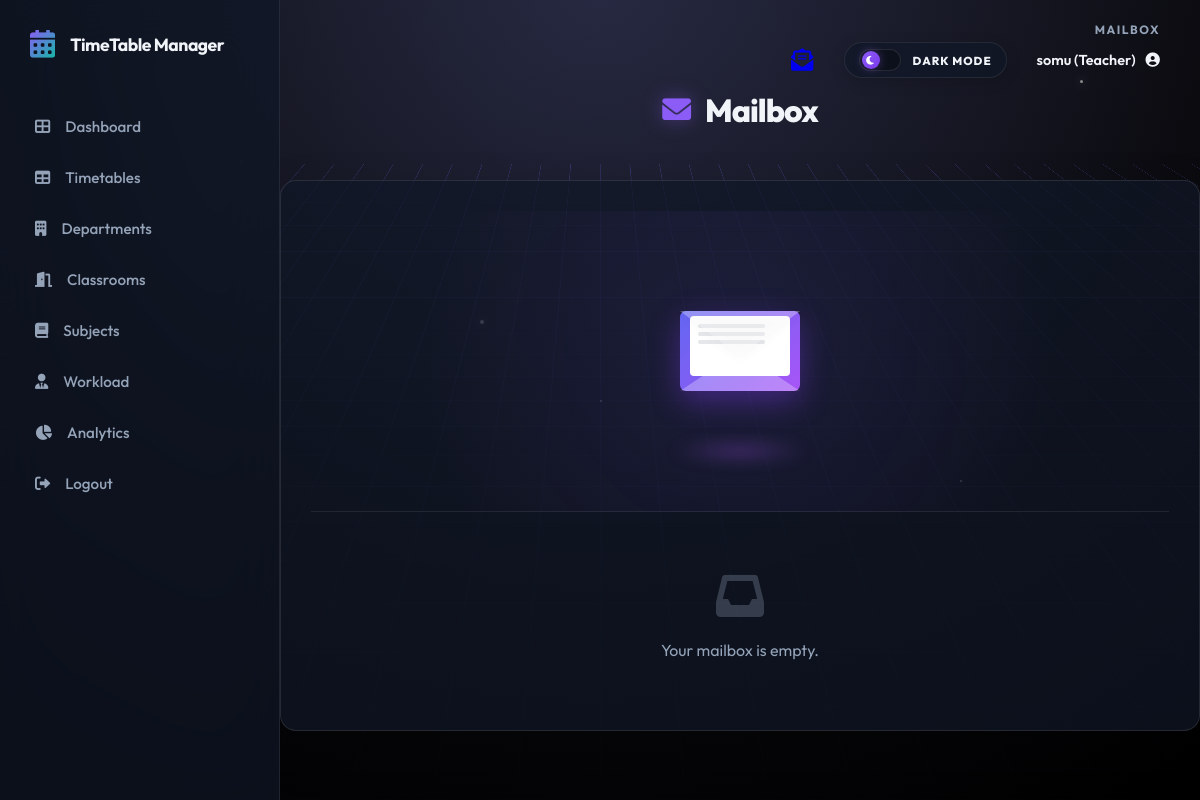
/mailbox (signed in), run on an earlier commit of the app's database.
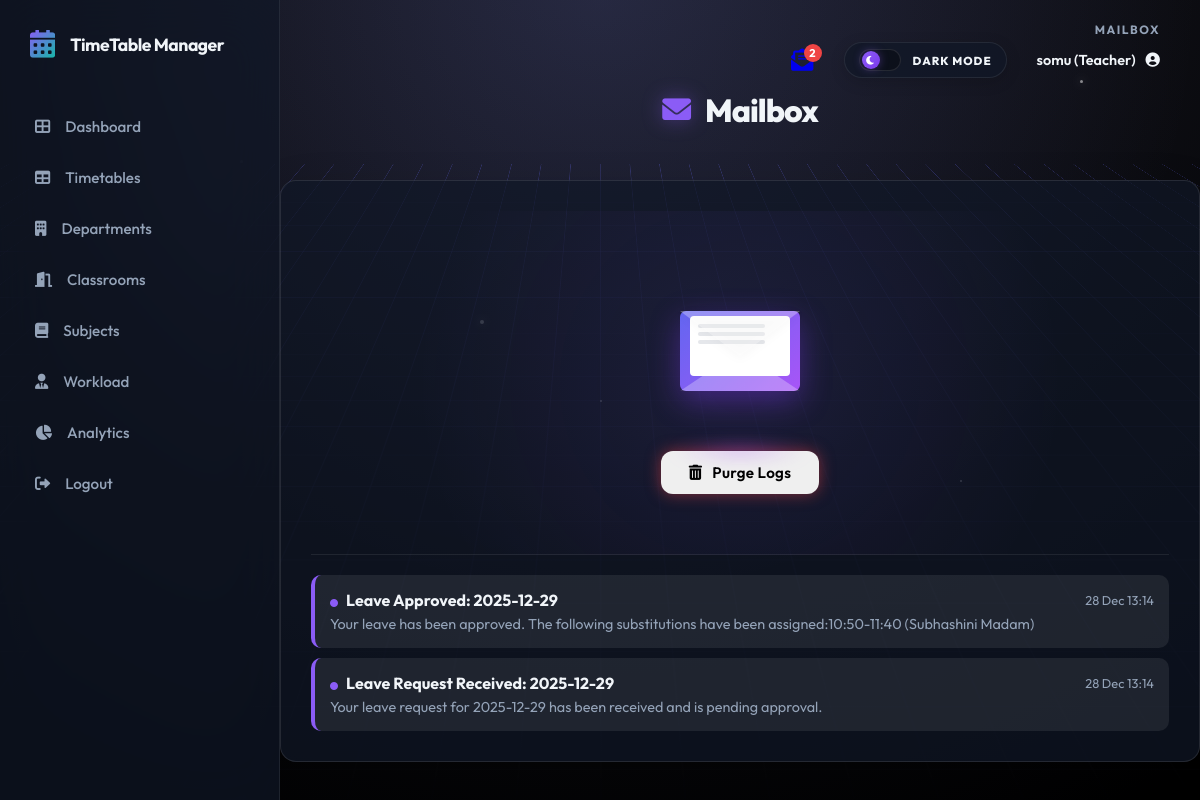
And on a later commit of the database.
### models.py (models this page shows)
class Message(db.Model):
    id = db.Column(db.Integer, primary_key=True)
    recipient_id = db.Column(db.Integer, db.ForeignKey('user.id'), nullable=False)
    sender_id = db.Column(db.Integer, db.ForeignKey('user.id'), nullable=True) # None = System
    subject = db.Column(db.String(150), nullable=False)
    body = db.Column(db.Text, nullable=False)
    timestamp = db.Column(db.DateTime, default=datetime.utcnow)
    is_read = db.Column(db.Boolean, default=False)
    category = db.Column(db.String(50), default='System')
    recipient = db.relationship('User', foreign_keys=[recipient_id], backref='messages_received')
    sender = db.relationship('User', foreign_keys=[sender_id], backref='messages_sent')

### routes.py (the view)
@main.route('/mailbox')
@login_required
def mailbox():
    messages = Message.query.filter_by(recipient_id=current_user.id).order_by(Message.timestamp.desc()).all()
    return render_template('mailbox.html', messages=messages)

### app.py (called while the page is built)
@login_manager.user_loader
def load_user(user_id):
    return User.query.get(int(user_id))

@app.context_processor
def inject_unread_count():
    from flask_login import current_user
    from models import Message
    if current_user.is_authenticated:
        count = Message.query.filter_by(recipient_id=current_user.id, is_read=False).count()
        return dict(unread_count=count)
    return dict(unread_count=0)

### templates/mailbox.html (shortened to what this page needs)
{% extends 'base.html' %}
{% block icon %}<i class="fas fa-envelope"></i>{% endblock %}
{% block title %}Mailbox{% endblock %}
{% block content %}
<div class="card">
    <div class="mailbox-hero">
        <div class="mail-logo-container">
            <div class="envelope-3d">
                <div class="envelope-flap"></div>
                <div class="envelope-pocket"></div>
                <div class="envelope-letter">
                    <div class="letter-lines"></div>
                </div>
            </div>
            <div class="envelope-glow"></div>
        </div>
        <div class="mailbox-header-content">
            <div class="mailbox-actions">
                {% if messages %}
                <form action="{{ url_for('main.clear_mailbox') }}" method="POST"
                    onsubmit="return confirm('Are you sure you want to delete ALL messages? This cannot be undone.');"
                    style="display:inline;">
                    <button type="submit" class="btn btn-danger glow-btn-danger">
                        <i class="fas fa-trash-alt"></i> Purge Logs
                    </button>
                </form>
                {% endif %}
            </div>
        </div>
    </div>
    {% if messages %}
    <div style="display: flex; flex-direction: column; gap: 10px;">
        {% for msg in messages %}
        <a href="{{ url_for('main.read_message', id=msg.id) }}"
            style="display: block; text-decoration: none; color: inherit;">
            <div class="message-card" style="
                    padding: 15px;
                    border-radius: 10px;
                    background: {% if msg.is_read %}rgba(255,255,255,0.02){% else %}rgba(255,255,255,0.08){% endif %};
                    border-left: 4px solid {% if msg.is_read %}transparent{% else %}var(--primary){% endif %};
                    transition: all 0.2s ease;">
                <div style="display: flex; justify-content: space-between; align-items: center; margin-bottom: 5px;">
                    <span style="font-weight: {% if msg.is_read %}normal{% else %}bold{% endif %}; font-size: 1rem;">
                        {% if not msg.is_read %}<i class="fas fa-circle"
                            style="font-size: 0.5rem; color: var(--primary); margin-right: 5px;"></i>{% endif %}
                        {{ msg.subject }}
                    </span>
                    <span style="font-size: 0.8rem; color: var(--text-muted);">{{ msg.timestamp.strftime('%d %b %H:%M')
                        }}</span>
                </div>
                <div
                    style="font-size: 0.9rem; color: var(--text-muted); white-space: nowrap; overflow: hidden; text-overflow: ellipsis;">
                    {{ msg.body | striptags }}
                </div>
            </div>
        </a>
        {% endfor %}
    </div>
    {% else %}
    <div style="text-align: center; padding: 40px; color: var(--text-muted);">
        <i class="fas fa-inbox" style="font-size: 3rem; margin-bottom: 20px; opacity: 0.3;"></i>
        <p>Your mailbox is empty.</p>
    </div>
    {% endif %}
</div>
{% endblock %}

### templates/base.html (shortened to what the changed rows need)
<!DOCTYPE html>
<html lang="en">
<head>
    <link rel="stylesheet" href="{{ url_for('static', filename='css/style.css') }}">
    <link rel="stylesheet" href="https://cdnjs.cloudflare.com/ajax/libs/font-awesome/6.0.0/css/all.min.css">
</head>
<body>
    {% set is_auth = request.endpoint in ['main.login', 'main.register', 'main.register_student',
    'main.register_teacher'] %}
    <div class="{{ 'app-wrapper' if not is_auth else '' }}">
        {% if not is_auth %}
        <aside class="sidebar" id="appSidebar">
            <div class="sidebar-header">
                <h2>TimeTable Manager</h2>
            </div>
        </aside>
        {% endif %}
        <main class="{{ 'main-area' if not is_auth else '' }}">
            {% if not is_auth %}
            <div class="top-header">
                <div class="header-meta-group">
                    <div class="user-controls">
                        {% if current_user.is_authenticated %}
                        <a href="{{ url_for('main.mailbox') }}" class="icon-btn nav-mailbox-link" title="Mailbox"
                            style="margin-right: 15px; position: relative;">
                            <i class="fas fa-envelope-open-text nav-mailbox-icon"></i>
                            {% if unread_count > 0 %}
                            <span style="
                                position: absolute;
                                top: -5px;
                                right: -8px;
                                background: #ef4444;
                                color: white;
                                border-radius: 50%;
                                width: 18px;
                                height: 18px;
                                display: flex;
                                justify-content: center;
                                align-items: center;
                                font-size: 0.7rem;
                                font-weight: bold;
                                border: 2px solid var(--bg-secondary);
                            ">{{ unread_count }}</span>
                            {% endif %}
                        </a>
                        {% else %}
                        <div class="user-profile">
                            <span>Guest</span>
                            <i class="fas fa-user-circle"></i>
                        </div>
                        {% endif %}
                    </div>
                </div>
            </div>
            <div class="page-title-section">
                <div class="page-title">
                    <h1>
                        {% block icon %}<i class="fas fa-brain"></i>{% endblock %}
                        {% block title %}System Workspace{% endblock %}
                    </h1>
                </div>
            </div>
            {% endif %}
            {% block content %}{% endblock %}
    </div>
</body>
</html>

What changed in the data, as far as the page shows it:
added Message: is_read False (drawn), subject "Leave Approved: 2025-12-29", timestamp "28 Dec 13:14", body "Your leave has been approved. The following substitutions have been assigned:10:50-11:40 (Subhashini Madam)"
added Message: is_read False (drawn), subject "Leave Request Received: 2025-12-29", timestamp "28 Dec 13:14", body "Your leave request for 2025-12-29 has been received and is pending approval."
Also different on the page:
{{ unread_count }}: (not shown) → "2"
text no longer shown: "Your mailbox is empty."
text now shown: "Purge Logs"
